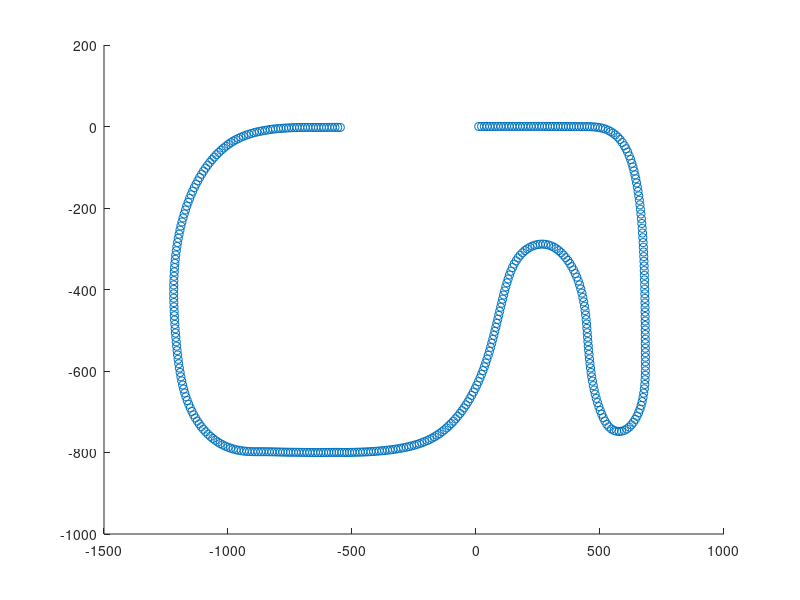

Here is the MATLAB script that generated this plot: (Note: this script raises an error after producing the figure.)
data = load("Distance, Theta.txt");
distance = data(:, 1);
theta = data(:, 2);
%theta_10mm = data(:, 3);
%smooththeta_10mm = smoothdata(theta_10mm);

% データが有るところだけ抽出
distance = nonzeros(distance);
theta = theta(1:size(distance));

theta_adj = theta .* 1;

x = 0;
y = 0;
th = 0;

X = [];
Y = [];
for i = 1:size(distance)
    x = x + distance(i) * cos(th + theta_adj(i)/2);
    y = y + distance(i) * sin(th + theta_adj(i)/2);
    th = th + theta_adj(i);
    %x = distance(i);
    %y = theta(i);
    X = [X x];
    Y = [Y y];
end

figure(1);
scatter(X, Y)
xline(0,"-r")
xline(-1000,"-r")
yline(0,"-r")
grid on
grid minor
axis equal

%figure(2);
%plot(theta_10mm)
%grid on